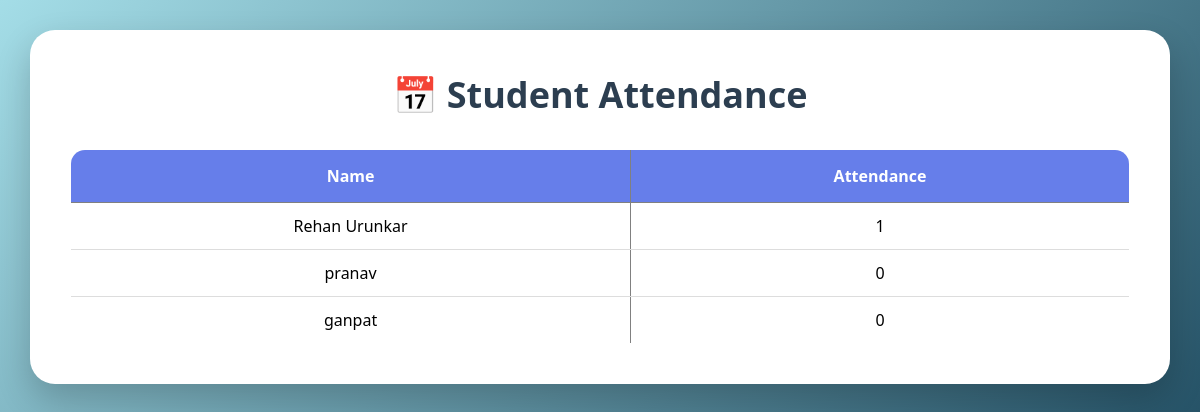
Before: /view_attendance with the older database file.
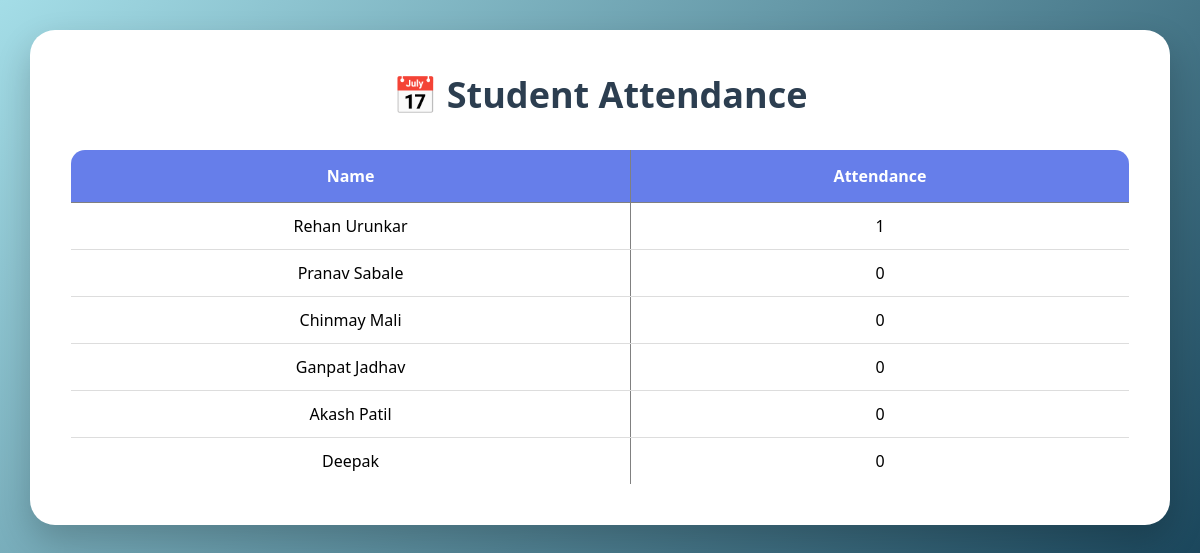
After: the same page with the newer database file.
### tables this page shows
CREATE TABLE students(
    id INTEGER PRIMARY KEY AUTOINCREMENT,
    name TEXT,
    email TEXT,
    department TEXT,
    attendance INTEGER DEFAULT 0,
    tasks_completed INTEGER DEFAULT 0,
    rating INTEGER DEFAULT 0
);

### app.py (the view)
@app.route('/view_attendance')
def view_attendance():
    conn = sqlite3.connect("internship.db")
    cursor = conn.cursor()
    cursor.execute("SELECT * FROM students")
    data = cursor.fetchall()
    conn.close()
    return render_template(
        "view_attendance.html",
        students=data
    )

### templates/view_attendance.html (shortened to what this page needs)
<!DOCTYPE html>
<html>
<head>
    <link rel="stylesheet"
    href="{{ url_for('static', filename='style.css') }}">
</head>
<body>
<div class="container">
<h1>📅 Student Attendance</h1>
<table border="1" width="100%">
<tr>
<th>Name</th>
<th>Attendance</th>
</tr>
{% for s in students %}
<tr>
<td>{{ s[1] }}</td>
<td>{{ s[4] }}</td>
</tr>
{% endfor %}
</table>
</div>
</body>
</html>

Changed rows visible on the page:
removed students: name "pranav", attendance "0"
removed students: name "ganpat", attendance "0"
added students: name "Pranav Sabale", attendance "0"
added students: name "Chinmay Mali", attendance "0"
added students: name "Ganpat Jadhav", attendance "0"
added students: name "Akash Patil", attendance "0"
added students: name "Deepak", attendance "0"
